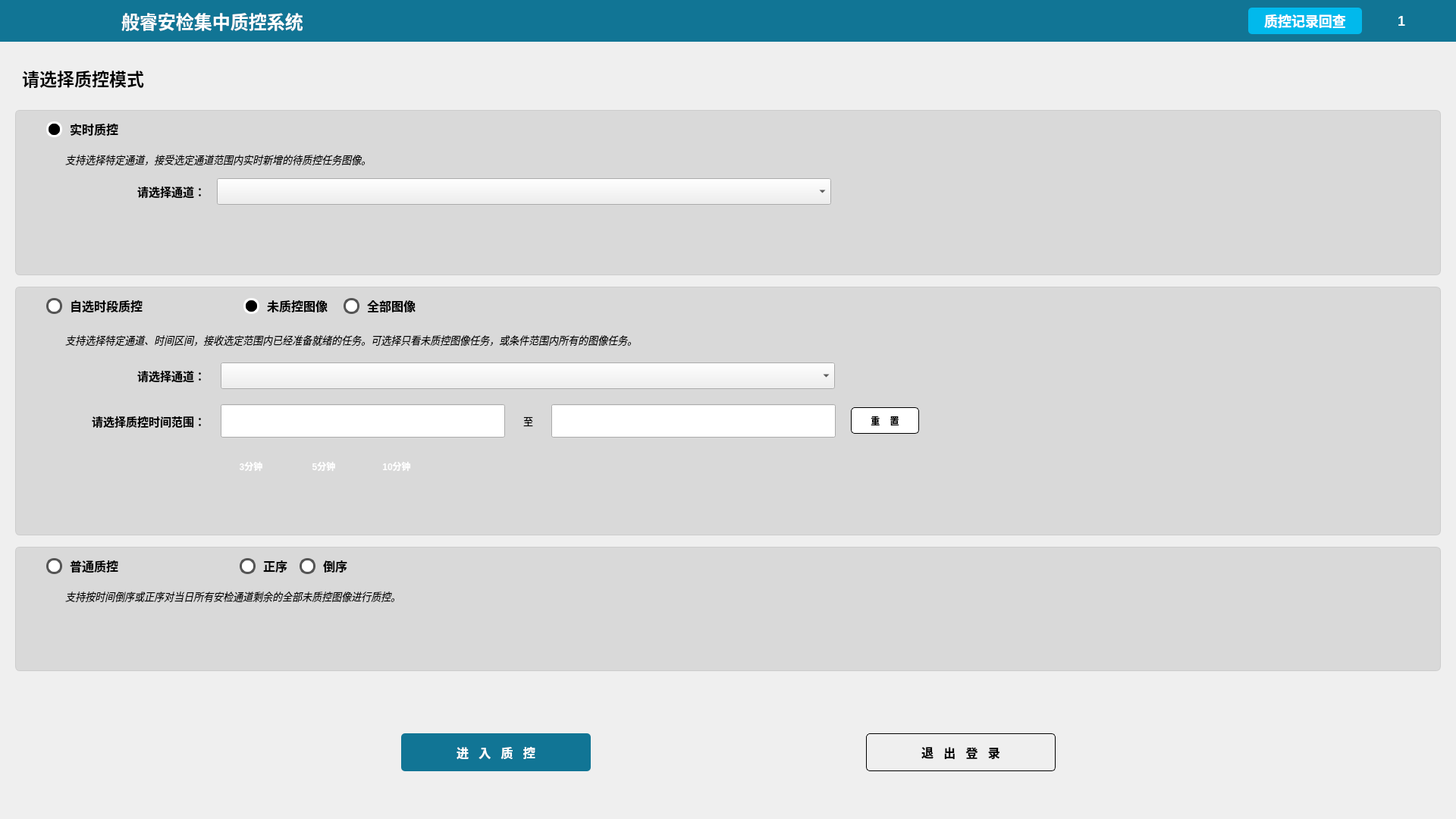
<?xml version="1.0" encoding="UTF-8"?>
<ui version="4.0">
 <class>MixModeSelectView</class>
 <widget class="QWidget" name="MixModeSelectView">
  <property name="geometry">
   <rect>
    <x>0</x>
    <y>0</y>
    <width>1920</width>
    <height>1080</height>
   </rect>
  </property>
  <property name="minimumSize">
   <size>
    <width>1920</width>
    <height>1080</height>
   </size>
  </property>
  <property name="maximumSize">
   <size>
    <width>1920</width>
    <height>1080</height>
   </size>
  </property>
  <property name="windowTitle">
   <string>Form</string>
  </property>
  <property name="styleSheet">
   <string notr="true">QFrame#realFrame[selected=&quot;true&quot;],
QFrame#IntervalFrame[selected=&quot;true&quot;],
QFrame#normalFrame[selected=&quot;true&quot;] {
    background-color: #117595;
}

QWidget#titleWidget
{
	background:rgb(17, 117, 149);
}

QLabel#titleLabel
{
	font-size:24px;
	font-family:&quot;Microsoft YaHei&quot;;
	color:white;
	font-weight:bold;
}

QLabel#userNameLabel
{
	font-size:18px;
	font-family:&quot;Microsoft YaHei&quot;;
	color:white;
	font-weight:bold;
}
QPushButton#historyButton
{
	background-color:rgb(1, 185, 236);
	font-family:&quot;Microsoft YaHei&quot;;
	font-weight:bold;
    border-radius: 5px;
	color:white;
	font-size:18px;

}

QPushButton#loginoutButton
{
	border:0px;
	background-color:transparent;
	color:transparent;

}

QPushButton#switchToMainViewBtn
{
	border:0px;
	background-color:rgb(17, 117, 149);
	font-family:&quot;Microsoft YaHei&quot;;
	color:white;
	font-size:16px;
	font-weight:bold;
	border-radius:5px;

}

QPushButton#loginOutBtn
{	
	border:1px solid black;
	font-family:&quot;Microsoft YaHei&quot;;
	color:black;
	font-size:16px;
	font-weight:bold;
	border-radius:5px;

}

QPushButton#retTimeBtn
{	
	border:1px solid black;
	background-color:white;
	font-family:&quot;Microsoft YaHei&quot;;
	color:black;
	font-size:12px;
	font-weight:bold;
	border-radius:5px;

}

QFrame#IntervalFrame
{
	border: 1px solid #ccc; 
	border-radius: 6px; 
	background-color: #d9d9d9;
}

QFrame#normalFrame
{
	border: 1px solid #ccc; 
	border-radius: 6px; 
	background-color: #d9d9d9;
}

QFrame#realFrame
{
	border: 1px solid #ccc; 
	border-radius: 6px; 
	background-color: #d9d9d9;
}
QRadioButton {
    font-family: &quot;Microsoft YaHei&quot;;
    font-size: 16px;
	font-weight:bold;
    color: black;
    spacing: 10px; /* 指示器和文字的间距（关键，避免文字贴指示器） */
}

/* 单选按钮指示器（未选中状态） */
QRadioButton::indicator 
{
    width: 15px;    /* 你要的宽度 */
    height: 15px;   /* 你要的高度 */
	border: 3px solid #555555; /* 未选中时的边框 */
    border-radius: 10px; /* 圆角半径设置为宽高的一半，形成正圆 */
    background-color: white; /* 未选中时的内部背景 */
}
/* 单选按钮指示器（选中状态） */
QRadioButton::indicator:checked 
{
	background-color: black;      /* 中间的点是黑色 */
    border: 3px solid white;      /* 用白色边框包裹黑点 */

}

QPushButton#TimeSelectButton_3
{
	background-color:&quot;#aaaaaa&quot;;
	font-family:&quot;Microsoft YaHei&quot;;
	font-weight:bold;
    border-radius: 5px;
	color:white;
}

QPushButton#TimeSelectButton_3:pressed
{
	 background-color: &quot;#292929&quot;;
}
QPushButton#TimeSelectButton_5
{
	background-color:&quot;#aaaaaa&quot;;
	font-family:&quot;Microsoft YaHei&quot;;
	font-weight:bold;
    border-radius: 5px;
	color:white;
}
QPushButton#TimeSelectButton_10
{
	background-color:&quot;#aaaaaa&quot;;
	font-family:&quot;Microsoft YaHei&quot;;
	font-weight:bold;
    border-radius: 5px;
	color:white;
}
</string>
  </property>
  <layout class="QVBoxLayout" name="verticalLayout">
   <property name="spacing">
    <number>0</number>
   </property>
   <property name="leftMargin">
    <number>0</number>
   </property>
   <property name="topMargin">
    <number>0</number>
   </property>
   <property name="rightMargin">
    <number>0</number>
   </property>
   <property name="bottomMargin">
    <number>0</number>
   </property>
   <item>
    <widget class="QWidget" name="titleWidget" native="true">
     <property name="sizePolicy">
      <sizepolicy hsizetype="Preferred" vsizetype="Maximum">
       <horstretch>0</horstretch>
       <verstretch>0</verstretch>
      </sizepolicy>
     </property>
     <property name="minimumSize">
      <size>
       <width>0</width>
       <height>55</height>
      </size>
     </property>
     <property name="maximumSize">
      <size>
       <width>16777215</width>
       <height>55</height>
      </size>
     </property>
     <layout class="QHBoxLayout" name="horizontalLayout">
      <property name="spacing">
       <number>10</number>
      </property>
      <property name="leftMargin">
       <number>0</number>
      </property>
      <property name="topMargin">
       <number>0</number>
      </property>
      <property name="rightMargin">
       <number>0</number>
      </property>
      <property name="bottomMargin">
       <number>0</number>
      </property>
      <item>
       <widget class="QLabel" name="label">
        <property name="sizePolicy">
         <sizepolicy hsizetype="Minimum" vsizetype="Minimum">
          <horstretch>0</horstretch>
          <verstretch>0</verstretch>
         </sizepolicy>
        </property>
        <property name="minimumSize">
         <size>
          <width>150</width>
          <height>50</height>
         </size>
        </property>
        <property name="maximumSize">
         <size>
          <width>150</width>
          <height>50</height>
         </size>
        </property>
        <property name="text">
         <string/>
        </property>
        <property name="pixmap">
         <pixmap resource="rc.qrc">:/Images/logo.png</pixmap>
        </property>
        <property name="scaledContents">
         <bool>true</bool>
        </property>
        <property name="wordWrap">
         <bool>false</bool>
        </property>
        <property name="margin">
         <number>1</number>
        </property>
        <property name="indent">
         <number>-1</number>
        </property>
       </widget>
      </item>
      <item>
       <widget class="QLabel" name="titleLabel">
        <property name="text">
         <string>般睿安检集中质控系统</string>
        </property>
       </widget>
      </item>
      <item>
       <spacer name="horizontalSpacer">
        <property name="orientation">
         <enum>Qt::Orientation::Horizontal</enum>
        </property>
        <property name="sizeHint" stdset="0">
         <size>
          <width>1047</width>
          <height>20</height>
         </size>
        </property>
       </spacer>
      </item>
      <item>
       <widget class="QPushButton" name="historyButton">
        <property name="sizePolicy">
         <sizepolicy hsizetype="Maximum" vsizetype="Maximum">
          <horstretch>0</horstretch>
          <verstretch>0</verstretch>
         </sizepolicy>
        </property>
        <property name="minimumSize">
         <size>
          <width>150</width>
          <height>35</height>
         </size>
        </property>
        <property name="maximumSize">
         <size>
          <width>150</width>
          <height>35</height>
         </size>
        </property>
        <property name="text">
         <string>质控记录回查</string>
        </property>
       </widget>
      </item>
      <item>
       <spacer name="horizontalSpacer_2">
        <property name="orientation">
         <enum>Qt::Orientation::Horizontal</enum>
        </property>
        <property name="sizeType">
         <enum>QSizePolicy::Policy::Fixed</enum>
        </property>
        <property name="sizeHint" stdset="0">
         <size>
          <width>20</width>
          <height>20</height>
         </size>
        </property>
       </spacer>
      </item>
      <item>
       <widget class="QLabel" name="userIcon">
        <property name="text">
         <string/>
        </property>
        <property name="pixmap">
         <pixmap resource="rc.qrc">:/Images/user_icon.png</pixmap>
        </property>
        <property name="scaledContents">
         <bool>false</bool>
        </property>
       </widget>
      </item>
      <item>
       <widget class="QLabel" name="userNameLabel">
        <property name="text">
         <string>1</string>
        </property>
       </widget>
      </item>
      <item>
       <spacer name="horizontalSpacer_3">
        <property name="orientation">
         <enum>Qt::Orientation::Horizontal</enum>
        </property>
        <property name="sizeType">
         <enum>QSizePolicy::Policy::Maximum</enum>
        </property>
        <property name="sizeHint" stdset="0">
         <size>
          <width>10</width>
          <height>20</height>
         </size>
        </property>
       </spacer>
      </item>
      <item>
       <widget class="QPushButton" name="loginoutButton">
        <property name="sizePolicy">
         <sizepolicy hsizetype="Minimum" vsizetype="Fixed">
          <horstretch>0</horstretch>
          <verstretch>0</verstretch>
         </sizepolicy>
        </property>
        <property name="minimumSize">
         <size>
          <width>37</width>
          <height>32</height>
         </size>
        </property>
        <property name="text">
         <string/>
        </property>
        <property name="icon">
         <iconset resource="rc.qrc">
          <normaloff>:/Images/exit.png</normaloff>:/Images/exit.png</iconset>
        </property>
        <property name="iconSize">
         <size>
          <width>37</width>
          <height>32</height>
         </size>
        </property>
       </widget>
      </item>
      <item>
       <spacer name="horizontalSpacer_4">
        <property name="orientation">
         <enum>Qt::Orientation::Horizontal</enum>
        </property>
        <property name="sizeType">
         <enum>QSizePolicy::Policy::Fixed</enum>
        </property>
        <property name="sizeHint" stdset="0">
         <size>
          <width>10</width>
          <height>20</height>
         </size>
        </property>
       </spacer>
      </item>
     </layout>
    </widget>
   </item>
   <item>
    <widget class="QWidget" name="contentWidget" native="true">
     <layout class="QVBoxLayout" name="verticalLayout_2" stretch="1,4,6,3">
      <property name="spacing">
       <number>15</number>
      </property>
      <property name="leftMargin">
       <number>20</number>
      </property>
      <property name="topMargin">
       <number>20</number>
      </property>
      <property name="rightMargin">
       <number>20</number>
      </property>
      <property name="bottomMargin">
       <number>20</number>
      </property>
      <item>
       <widget class="QWidget" name="timeWidget" native="true">
        <layout class="QHBoxLayout" name="horizontalLayout_3">
         <item>
          <widget class="QLabel" name="titleSelectLabel">
           <property name="font">
            <font>
             <pointsize>17</pointsize>
             <bold>true</bold>
            </font>
           </property>
           <property name="text">
            <string>请选择质控模式</string>
           </property>
          </widget>
         </item>
         <item>
          <spacer name="horizontalSpacer_8">
           <property name="orientation">
            <enum>Qt::Orientation::Horizontal</enum>
           </property>
           <property name="sizeHint" stdset="0">
            <size>
             <width>1739</width>
             <height>20</height>
            </size>
           </property>
          </spacer>
         </item>
         <item>
          <widget class="QLabel" name="timeLabel">
           <property name="font">
            <font>
             <pointsize>16</pointsize>
             <bold>true</bold>
            </font>
           </property>
           <property name="text">
            <string/>
           </property>
          </widget>
         </item>
        </layout>
       </widget>
      </item>
      <item>
       <widget class="QFrame" name="realFrame">
        <property name="frameShape">
         <enum>QFrame::Shape::Box</enum>
        </property>
        <property name="frameShadow">
         <enum>QFrame::Shadow::Sunken</enum>
        </property>
        <property name="selected" stdset="0">
         <bool>true</bool>
        </property>
        <layout class="QVBoxLayout" name="verticalLayout_3">
         <property name="spacing">
          <number>15</number>
         </property>
         <property name="leftMargin">
          <number>40</number>
         </property>
         <item>
          <widget class="QRadioButton" name="realRadioButton">
           <property name="sizePolicy">
            <sizepolicy hsizetype="Preferred" vsizetype="Fixed">
             <horstretch>0</horstretch>
             <verstretch>0</verstretch>
            </sizepolicy>
           </property>
           <property name="minimumSize">
            <size>
             <width>70</width>
             <height>30</height>
            </size>
           </property>
           <property name="text">
            <string>实时质控</string>
           </property>
           <property name="checked">
            <bool>true</bool>
           </property>
          </widget>
         </item>
         <item>
          <widget class="QLabel" name="label_3">
           <property name="font">
            <font>
             <pointsize>10</pointsize>
             <italic>true</italic>
            </font>
           </property>
           <property name="text">
            <string>       支持选择特定通道，接受选定通道范围内实时新增的待质控任务图像。</string>
           </property>
          </widget>
         </item>
         <item>
          <layout class="QHBoxLayout" name="horizontalLayout_4" stretch="0,10,1">
           <property name="leftMargin">
            <number>50</number>
           </property>
           <item>
            <widget class="QLabel" name="label_5">
             <property name="sizePolicy">
              <sizepolicy hsizetype="Minimum" vsizetype="Preferred">
               <horstretch>0</horstretch>
               <verstretch>0</verstretch>
              </sizepolicy>
             </property>
             <property name="minimumSize">
              <size>
               <width>160</width>
               <height>0</height>
              </size>
             </property>
             <property name="font">
              <font>
               <pointsize>11</pointsize>
               <bold>true</bold>
              </font>
             </property>
             <property name="text">
              <string>请选择通道：</string>
             </property>
             <property name="alignment">
              <set>Qt::AlignmentFlag::AlignRight|Qt::AlignmentFlag::AlignTrailing|Qt::AlignmentFlag::AlignVCenter</set>
             </property>
            </widget>
           </item>
           <item>
            <widget class="CheckComBoBox" name="realCheckComboBox">
             <property name="sizePolicy">
              <sizepolicy hsizetype="Maximum" vsizetype="Fixed">
               <horstretch>0</horstretch>
               <verstretch>0</verstretch>
              </sizepolicy>
             </property>
             <property name="minimumSize">
              <size>
               <width>248</width>
               <height>35</height>
              </size>
             </property>
             <property name="maximumSize">
              <size>
               <width>810</width>
               <height>16777215</height>
              </size>
             </property>
            </widget>
           </item>
           <item>
            <spacer name="horizontalSpacer_10">
             <property name="orientation">
              <enum>Qt::Orientation::Horizontal</enum>
             </property>
             <property name="sizeHint" stdset="0">
              <size>
               <width>40</width>
               <height>20</height>
              </size>
             </property>
            </spacer>
           </item>
          </layout>
         </item>
         <item>
          <spacer name="verticalSpacer">
           <property name="orientation">
            <enum>Qt::Orientation::Vertical</enum>
           </property>
           <property name="sizeHint" stdset="0">
            <size>
             <width>20</width>
             <height>40</height>
            </size>
           </property>
          </spacer>
         </item>
        </layout>
       </widget>
      </item>
      <item>
       <widget class="QFrame" name="IntervalFrame">
        <property name="frameShape">
         <enum>QFrame::Shape::Box</enum>
        </property>
        <property name="frameShadow">
         <enum>QFrame::Shadow::Sunken</enum>
        </property>
        <property name="selected" stdset="0">
         <bool>false</bool>
        </property>
        <layout class="QVBoxLayout" name="verticalLayout_4">
         <property name="spacing">
          <number>20</number>
         </property>
         <property name="leftMargin">
          <number>40</number>
         </property>
         <item>
          <layout class="QHBoxLayout" name="horizontalLayout_8" stretch="0,0,0,0,3">
           <item>
            <widget class="QRadioButton" name="IntervalRadioButton">
             <property name="sizePolicy">
              <sizepolicy hsizetype="Minimum" vsizetype="Fixed">
               <horstretch>0</horstretch>
               <verstretch>0</verstretch>
              </sizepolicy>
             </property>
             <property name="minimumSize">
              <size>
               <width>160</width>
               <height>30</height>
              </size>
             </property>
             <property name="baseSize">
              <size>
               <width>0</width>
               <height>0</height>
              </size>
             </property>
             <property name="text">
              <string>自选时段质控</string>
             </property>
             <property name="iconSize">
              <size>
               <width>30</width>
               <height>30</height>
              </size>
             </property>
            </widget>
           </item>
           <item>
            <spacer name="horizontalSpacer_9">
             <property name="orientation">
              <enum>Qt::Orientation::Horizontal</enum>
             </property>
             <property name="sizeType">
              <enum>QSizePolicy::Policy::Preferred</enum>
             </property>
             <property name="sizeHint" stdset="0">
              <size>
               <width>80</width>
               <height>20</height>
              </size>
             </property>
            </spacer>
           </item>
           <item>
            <widget class="QRadioButton" name="PartRadioBtn">
             <property name="minimumSize">
              <size>
               <width>0</width>
               <height>30</height>
              </size>
             </property>
             <property name="text">
              <string>未质控图像</string>
             </property>
             <property name="checked">
              <bool>true</bool>
             </property>
            </widget>
           </item>
           <item>
            <widget class="QRadioButton" name="AllradioBtn">
             <property name="minimumSize">
              <size>
               <width>0</width>
               <height>30</height>
              </size>
             </property>
             <property name="text">
              <string>全部图像</string>
             </property>
            </widget>
           </item>
           <item>
            <spacer name="horizontalSpacer_15">
             <property name="orientation">
              <enum>Qt::Orientation::Horizontal</enum>
             </property>
             <property name="sizeHint" stdset="0">
              <size>
               <width>40</width>
               <height>20</height>
              </size>
             </property>
            </spacer>
           </item>
          </layout>
         </item>
         <item>
          <widget class="QLabel" name="label_2">
           <property name="font">
            <font>
             <pointsize>10</pointsize>
             <italic>true</italic>
             <bold>false</bold>
            </font>
           </property>
           <property name="layoutDirection">
            <enum>Qt::LayoutDirection::LeftToRight</enum>
           </property>
           <property name="text">
            <string>       支持选择特定通道、时间区间，接收选定范围内已经准备就绪的任务。可选择只看未质控图像任务，或条件范围内所有的图像任务。</string>
           </property>
          </widget>
         </item>
         <item>
          <layout class="QHBoxLayout" name="horizontalLayout_5" stretch="0,10,1">
           <property name="leftMargin">
            <number>50</number>
           </property>
           <item>
            <widget class="QLabel" name="label_6">
             <property name="sizePolicy">
              <sizepolicy hsizetype="Minimum" vsizetype="Preferred">
               <horstretch>0</horstretch>
               <verstretch>0</verstretch>
              </sizepolicy>
             </property>
             <property name="minimumSize">
              <size>
               <width>160</width>
               <height>0</height>
              </size>
             </property>
             <property name="font">
              <font>
               <pointsize>11</pointsize>
               <bold>true</bold>
              </font>
             </property>
             <property name="text">
              <string>请选择通道：</string>
             </property>
             <property name="alignment">
              <set>Qt::AlignmentFlag::AlignRight|Qt::AlignmentFlag::AlignTrailing|Qt::AlignmentFlag::AlignVCenter</set>
             </property>
            </widget>
           </item>
           <item>
            <widget class="CheckComBoBox" name="IntervalCheckComboBox">
             <property name="sizePolicy">
              <sizepolicy hsizetype="Maximum" vsizetype="Preferred">
               <horstretch>0</horstretch>
               <verstretch>0</verstretch>
              </sizepolicy>
             </property>
             <property name="minimumSize">
              <size>
               <width>248</width>
               <height>35</height>
              </size>
             </property>
             <property name="maximumSize">
              <size>
               <width>810</width>
               <height>16777215</height>
              </size>
             </property>
            </widget>
           </item>
           <item>
            <spacer name="horizontalSpacer_11">
             <property name="orientation">
              <enum>Qt::Orientation::Horizontal</enum>
             </property>
             <property name="sizeHint" stdset="0">
              <size>
               <width>40</width>
               <height>20</height>
              </size>
             </property>
            </spacer>
           </item>
          </layout>
         </item>
         <item>
          <layout class="QHBoxLayout" name="horizontalLayout_6">
           <property name="leftMargin">
            <number>50</number>
           </property>
           <item>
            <widget class="QLabel" name="label_8">
             <property name="sizePolicy">
              <sizepolicy hsizetype="Minimum" vsizetype="Preferred">
               <horstretch>0</horstretch>
               <verstretch>0</verstretch>
              </sizepolicy>
             </property>
             <property name="minimumSize">
              <size>
               <width>160</width>
               <height>0</height>
              </size>
             </property>
             <property name="font">
              <font>
               <pointsize>11</pointsize>
               <bold>true</bold>
              </font>
             </property>
             <property name="text">
              <string>请选择质控时间范围：</string>
             </property>
             <property name="alignment">
              <set>Qt::AlignmentFlag::AlignRight|Qt::AlignmentFlag::AlignTrailing|Qt::AlignmentFlag::AlignVCenter</set>
             </property>
            </widget>
           </item>
           <item>
            <widget class="ModernDateTimeEdit" name="startTime">
             <property name="sizePolicy">
              <sizepolicy hsizetype="Minimum" vsizetype="Preferred">
               <horstretch>0</horstretch>
               <verstretch>0</verstretch>
              </sizepolicy>
             </property>
             <property name="minimumSize">
              <size>
               <width>375</width>
               <height>44</height>
              </size>
             </property>
             <property name="font">
              <font>
               <pointsize>10</pointsize>
               <bold>false</bold>
              </font>
             </property>
            </widget>
           </item>
           <item>
            <widget class="QLabel" name="label_7">
             <property name="sizePolicy">
              <sizepolicy hsizetype="Minimum" vsizetype="Preferred">
               <horstretch>0</horstretch>
               <verstretch>0</verstretch>
              </sizepolicy>
             </property>
             <property name="minimumSize">
              <size>
               <width>20</width>
               <height>0</height>
              </size>
             </property>
             <property name="maximumSize">
              <size>
               <width>50</width>
               <height>16777215</height>
              </size>
             </property>
             <property name="font">
              <font>
               <pointsize>10</pointsize>
              </font>
             </property>
             <property name="text">
              <string> 至 </string>
             </property>
             <property name="scaledContents">
              <bool>false</bool>
             </property>
             <property name="alignment">
              <set>Qt::AlignmentFlag::AlignCenter</set>
             </property>
             <property name="margin">
              <number>0</number>
             </property>
            </widget>
           </item>
           <item>
            <widget class="ModernDateTimeEdit" name="endTime">
             <property name="sizePolicy">
              <sizepolicy hsizetype="Minimum" vsizetype="Preferred">
               <horstretch>0</horstretch>
               <verstretch>0</verstretch>
              </sizepolicy>
             </property>
             <property name="minimumSize">
              <size>
               <width>375</width>
               <height>44</height>
              </size>
             </property>
             <property name="font">
              <font>
               <pointsize>10</pointsize>
               <bold>false</bold>
              </font>
             </property>
            </widget>
           </item>
           <item>
            <widget class="QPushButton" name="retTimeBtn">
             <property name="sizePolicy">
              <sizepolicy hsizetype="Fixed" vsizetype="Fixed">
               <horstretch>0</horstretch>
               <verstretch>0</verstretch>
              </sizepolicy>
             </property>
             <property name="minimumSize">
              <size>
               <width>90</width>
               <height>35</height>
              </size>
             </property>
             <property name="text">
              <string>重    置</string>
             </property>
            </widget>
           </item>
           <item>
            <spacer name="horizontalSpacer_12">
             <property name="orientation">
              <enum>Qt::Orientation::Horizontal</enum>
             </property>
             <property name="sizeHint" stdset="0">
              <size>
               <width>40</width>
               <height>20</height>
              </size>
             </property>
            </spacer>
           </item>
          </layout>
         </item>
         <item>
          <layout class="QHBoxLayout" name="horizontalLayout_7" stretch="0,0,0,0,0">
           <property name="spacing">
            <number>6</number>
           </property>
           <property name="leftMargin">
            <number>50</number>
           </property>
           <item>
            <spacer name="horizontalSpacer_13">
             <property name="orientation">
              <enum>Qt::Orientation::Horizontal</enum>
             </property>
             <property name="sizeType">
              <enum>QSizePolicy::Policy::Preferred</enum>
             </property>
             <property name="sizeHint" stdset="0">
              <size>
               <width>175</width>
               <height>20</height>
              </size>
             </property>
            </spacer>
           </item>
           <item>
            <widget class="QPushButton" name="TimeSelectButton_3">
             <property name="sizePolicy">
              <sizepolicy hsizetype="Minimum" vsizetype="Preferred">
               <horstretch>0</horstretch>
               <verstretch>0</verstretch>
              </sizepolicy>
             </property>
             <property name="minimumSize">
              <size>
               <width>90</width>
               <height>35</height>
              </size>
             </property>
             <property name="text">
              <string>3分钟</string>
             </property>
            </widget>
           </item>
           <item>
            <widget class="QPushButton" name="TimeSelectButton_5">
             <property name="sizePolicy">
              <sizepolicy hsizetype="Minimum" vsizetype="Preferred">
               <horstretch>0</horstretch>
               <verstretch>0</verstretch>
              </sizepolicy>
             </property>
             <property name="minimumSize">
              <size>
               <width>90</width>
               <height>35</height>
              </size>
             </property>
             <property name="text">
              <string>5分钟</string>
             </property>
            </widget>
           </item>
           <item>
            <widget class="QPushButton" name="TimeSelectButton_10">
             <property name="sizePolicy">
              <sizepolicy hsizetype="Minimum" vsizetype="Preferred">
               <horstretch>0</horstretch>
               <verstretch>0</verstretch>
              </sizepolicy>
             </property>
             <property name="minimumSize">
              <size>
               <width>90</width>
               <height>35</height>
              </size>
             </property>
             <property name="text">
              <string>10分钟</string>
             </property>
            </widget>
           </item>
           <item>
            <spacer name="horizontalSpacer_14">
             <property name="orientation">
              <enum>Qt::Orientation::Horizontal</enum>
             </property>
             <property name="sizeHint" stdset="0">
              <size>
               <width>40</width>
               <height>20</height>
              </size>
             </property>
            </spacer>
           </item>
          </layout>
         </item>
         <item>
          <spacer name="verticalSpacer_2">
           <property name="orientation">
            <enum>Qt::Orientation::Vertical</enum>
           </property>
           <property name="sizeHint" stdset="0">
            <size>
             <width>20</width>
             <height>40</height>
            </size>
           </property>
          </spacer>
         </item>
        </layout>
       </widget>
      </item>
      <item>
       <widget class="QFrame" name="normalFrame">
        <property name="frameShape">
         <enum>QFrame::Shape::Box</enum>
        </property>
        <property name="frameShadow">
         <enum>QFrame::Shadow::Sunken</enum>
        </property>
        <property name="selected" stdset="0">
         <bool>false</bool>
        </property>
        <layout class="QVBoxLayout" name="verticalLayout_5">
         <property name="spacing">
          <number>15</number>
         </property>
         <property name="leftMargin">
          <number>40</number>
         </property>
         <item>
          <layout class="QHBoxLayout" name="horizontalLayout_9" stretch="0,0,0,0,5">
           <item>
            <widget class="QRadioButton" name="normalradioButton">
             <property name="sizePolicy">
              <sizepolicy hsizetype="Minimum" vsizetype="Fixed">
               <horstretch>0</horstretch>
               <verstretch>0</verstretch>
              </sizepolicy>
             </property>
             <property name="minimumSize">
              <size>
               <width>160</width>
               <height>30</height>
              </size>
             </property>
             <property name="font">
              <font>
               <family>Microsoft YaHei</family>
               <pointsize>-1</pointsize>
               <bold>true</bold>
              </font>
             </property>
             <property name="layoutDirection">
              <enum>Qt::LayoutDirection::LeftToRight</enum>
             </property>
             <property name="text">
              <string>普通质控</string>
             </property>
            </widget>
           </item>
           <item>
            <spacer name="horizontalSpacer_16">
             <property name="orientation">
              <enum>Qt::Orientation::Horizontal</enum>
             </property>
             <property name="sizeType">
              <enum>QSizePolicy::Policy::Preferred</enum>
             </property>
             <property name="sizeHint" stdset="0">
              <size>
               <width>80</width>
               <height>20</height>
              </size>
             </property>
            </spacer>
           </item>
           <item>
            <widget class="QRadioButton" name="AscendingOrderRadioBtn">
             <property name="minimumSize">
              <size>
               <width>0</width>
               <height>30</height>
              </size>
             </property>
             <property name="text">
              <string>正序</string>
             </property>
            </widget>
           </item>
           <item>
            <widget class="QRadioButton" name="ReverseOrderRadioBtn">
             <property name="minimumSize">
              <size>
               <width>0</width>
               <height>30</height>
              </size>
             </property>
             <property name="text">
              <string>倒序</string>
             </property>
            </widget>
           </item>
           <item>
            <spacer name="horizontalSpacer_17">
             <property name="orientation">
              <enum>Qt::Orientation::Horizontal</enum>
             </property>
             <property name="sizeHint" stdset="0">
              <size>
               <width>40</width>
               <height>20</height>
              </size>
             </property>
            </spacer>
           </item>
          </layout>
         </item>
         <item>
          <widget class="QLabel" name="label_4">
           <property name="font">
            <font>
             <pointsize>10</pointsize>
             <italic>true</italic>
            </font>
           </property>
           <property name="text">
            <string>       支持按时间倒序或正序对当日所有安检通道剩余的全部未质控图像进行质控。</string>
           </property>
          </widget>
         </item>
         <item>
          <spacer name="verticalSpacer_3">
           <property name="orientation">
            <enum>Qt::Orientation::Vertical</enum>
           </property>
           <property name="sizeHint" stdset="0">
            <size>
             <width>20</width>
             <height>40</height>
            </size>
           </property>
          </spacer>
         </item>
        </layout>
       </widget>
      </item>
     </layout>
    </widget>
   </item>
   <item>
    <widget class="QWidget" name="btnsWidget" native="true">
     <property name="sizePolicy">
      <sizepolicy hsizetype="Preferred" vsizetype="Fixed">
       <horstretch>0</horstretch>
       <verstretch>0</verstretch>
      </sizepolicy>
     </property>
     <property name="minimumSize">
      <size>
       <width>0</width>
       <height>175</height>
      </size>
     </property>
     <layout class="QHBoxLayout" name="horizontalLayout_2">
      <item>
       <spacer name="horizontalSpacer_5">
        <property name="orientation">
         <enum>Qt::Orientation::Horizontal</enum>
        </property>
        <property name="sizeHint" stdset="0">
         <size>
          <width>506</width>
          <height>20</height>
         </size>
        </property>
       </spacer>
      </item>
      <item>
       <widget class="QPushButton" name="switchToMainViewBtn">
        <property name="minimumSize">
         <size>
          <width>250</width>
          <height>50</height>
         </size>
        </property>
        <property name="text">
         <string>进   入   质   控</string>
        </property>
       </widget>
      </item>
      <item>
       <spacer name="horizontalSpacer_6">
        <property name="orientation">
         <enum>Qt::Orientation::Horizontal</enum>
        </property>
        <property name="sizeType">
         <enum>QSizePolicy::Policy::Fixed</enum>
        </property>
        <property name="sizeHint" stdset="0">
         <size>
          <width>357</width>
          <height>20</height>
         </size>
        </property>
       </spacer>
      </item>
      <item>
       <widget class="QPushButton" name="loginOutBtn">
        <property name="minimumSize">
         <size>
          <width>250</width>
          <height>50</height>
         </size>
        </property>
        <property name="text">
         <string>退   出   登   录</string>
        </property>
       </widget>
      </item>
      <item>
       <spacer name="horizontalSpacer_7">
        <property name="orientation">
         <enum>Qt::Orientation::Horizontal</enum>
        </property>
        <property name="sizeHint" stdset="0">
         <size>
          <width>506</width>
          <height>20</height>
         </size>
        </property>
       </spacer>
      </item>
     </layout>
    </widget>
   </item>
  </layout>
 </widget>
 <customwidgets>
  <customwidget>
   <class>ModernDateTimeEdit</class>
   <extends>QLineEdit</extends>
   <header>widgets/moderndatetimepicker.h</header>
  </customwidget>
  <customwidget>
   <class>CheckComBoBox</class>
   <extends>QComboBox</extends>
   <header>widgets/CheckComBoBox.h</header>
  </customwidget>
 </customwidgets>
 <resources>
  <include location="rc.qrc"/>
 </resources>
 <connections/>
</ui>
